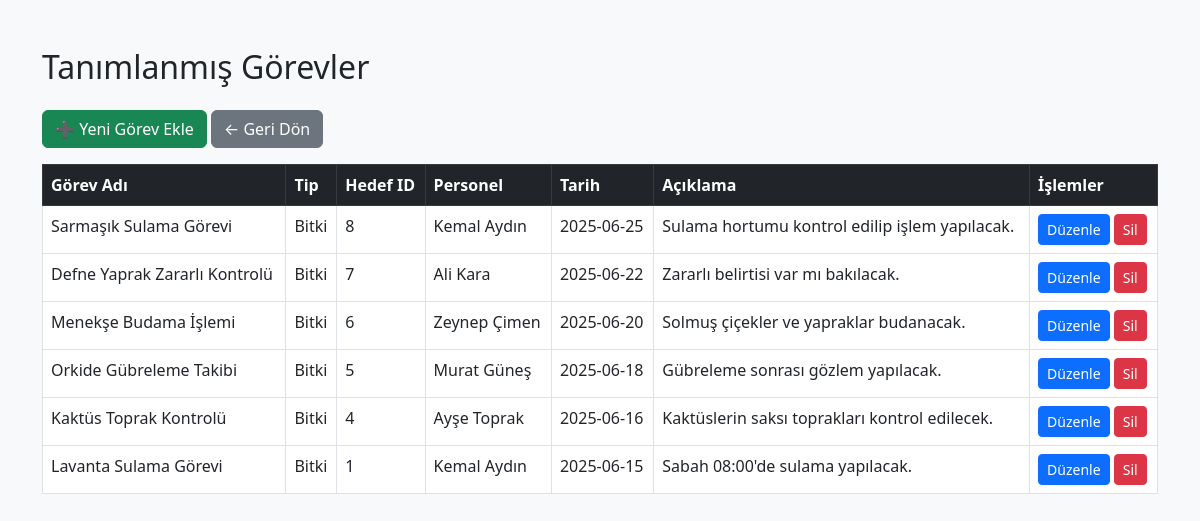
The app's page /botanik/gorevler/listele.php (signed in) with its own data.
### tables this page shows
CREATE TABLE `gorevler` (
  `gorev_id` int(11) NOT NULL,
  `gorev_ad` varchar(100) NOT NULL,
  `gorev_tipi` enum('Bitki','Sergi') NOT NULL,
  `hedef_id` int(11) NOT NULL,
  `personel_id` int(11) NOT NULL,
  `gorev_tarih` date NOT NULL,
  `aciklama` text DEFAULT NULL,
  `ekleyen_kullanici_id` int(11) DEFAULT NULL
);

CREATE TABLE `personel` (
  `personel_id` int(11) NOT NULL,
  `ad_soyad` varchar(100) NOT NULL,
  `unvan` varchar(100) DEFAULT NULL,
  `telefon` varchar(20) DEFAULT NULL,
  `email` varchar(100) DEFAULT NULL,
  `aciklama` text DEFAULT NULL,
  `ekleyen_kullanici_id` int(11) DEFAULT NULL
);

### botanik/gorevler/listele.php (the view, shortened to what this page needs)
<?php
require_once '../includes/db.php';
$kullanici_id = $_SESSION["kullanici_id"];
$sorgu = $conn->prepare("
    SELECT g.*,
           p.ad_soyad AS personel_adi
    FROM gorevler g
    JOIN personel p ON g.personel_id = p.personel_id
    WHERE g.ekleyen_kullanici_id = ?
    ORDER BY g.gorev_tarih DESC
");
$sorgu->bind_param("i", $kullanici_id);
$sorgu->execute();
$sonuc = $sorgu->get_result();
?>
<!DOCTYPE html>
<html lang="tr">
<head>
    <link href="https://cdn.jsdelivr.net/npm/bootstrap@5.3.0/dist/css/bootstrap.min.css" rel="stylesheet">
</head>
<body class="bg-light">
<div class="container mt-5">
    <h2 class="mb-4">Tanımlanmış Görevler</h2>
    <a href="ekle.php" class="btn btn-success mb-3">➕ Yeni Görev Ekle</a>
    <a href="../dashboard.php" class="btn btn-secondary mb-3">← Geri Dön</a>
    <?php if ($sonuc->num_rows > 0): ?>
        <table class="table table-bordered table-hover">
            <thead class="table-dark">
                <tr>
                    <th>Görev Adı</th>
                    <th>Tip</th>
                    <th>Hedef ID</th>
                    <th>Personel</th>
                    <th>Tarih</th>
                    <th>Açıklama</th>
                    <th>İşlemler</th>
                </tr>
            </thead>
            <tbody>
                <?php while ($satir = $sonuc->fetch_assoc()): ?>
                    <tr>
                        <td><?php echo htmlspecialchars($satir['gorev_ad']); ?></td>
                        <td><?php echo $satir['gorev_tipi']; ?></td>
                        <td><?php echo $satir['hedef_id']; ?></td>
                        <td><?php echo htmlspecialchars($satir['personel_adi']); ?></td>
                        <td><?php echo $satir['gorev_tarih']; ?></td>
                        <td><?php echo nl2br(htmlspecialchars($satir['aciklama'])); ?></td>
                        <td>
                            <a href="duzenle.php?id=<?php echo $satir['gorev_id']; ?>" class="btn btn-sm btn-primary">Düzenle</a>
                            <a href="sil.php?id=<?php echo $satir['gorev_id']; ?>" class="btn btn-sm btn-danger" onclick="return confirm('Bu görevi silmek istediğinize emin misiniz?')">Sil</a>
                        </td>
                    </tr>
                <?php endwhile; ?>
            </tbody>
        </table>
    <?php else: ?>
        <div class="alert alert-info">Henüz görev tanımlanmadı.</div>
    <?php endif; ?>
</div> </body> </html>

### records on screen
gorevler: gorev_ad "Sarmaşık Sulama Görevi", gorev_tipi "Bitki", hedef "8", personel.ad_soyad "Kemal Aydın", gorev_tarih "2025-06-25", aciklama "Sulama hortumu kontrol edilip işlem yapılacak."
gorevler: gorev_ad "Defne Yaprak Zararlı Kontrolü", gorev_tipi "Bitki", hedef "7", personel.ad_soyad "Ali Kara", gorev_tarih "2025-06-22", aciklama "Zararlı belirtisi var mı bakılacak."
gorevler: gorev_ad "Menekşe Budama İşlemi", gorev_tipi "Bitki", hedef "6", personel.ad_soyad "Zeynep Çimen", gorev_tarih "2025-06-20", aciklama "Solmuş çiçekler ve yapraklar budanacak."
gorevler: gorev_ad "Orkide Gübreleme Takibi", gorev_tipi "Bitki", hedef "5", personel.ad_soyad "Murat Güneş", gorev_tarih "2025-06-18", aciklama "Gübreleme sonrası gözlem yapılacak."
gorevler: gorev_ad "Kaktüs Toprak Kontrolü", gorev_tipi "Bitki", hedef "4", personel.ad_soyad "Ayşe Toprak", gorev_tarih "2025-06-16", aciklama "Kaktüslerin saksı toprakları kontrol edilecek."
gorevler: gorev_ad "Lavanta Sulama Görevi", gorev_tipi "Bitki", hedef "1", personel.ad_soyad "Kemal Aydın", gorev_tarih "2025-06-15", aciklama "Sabah 08:00'de sulama yapılacak."
